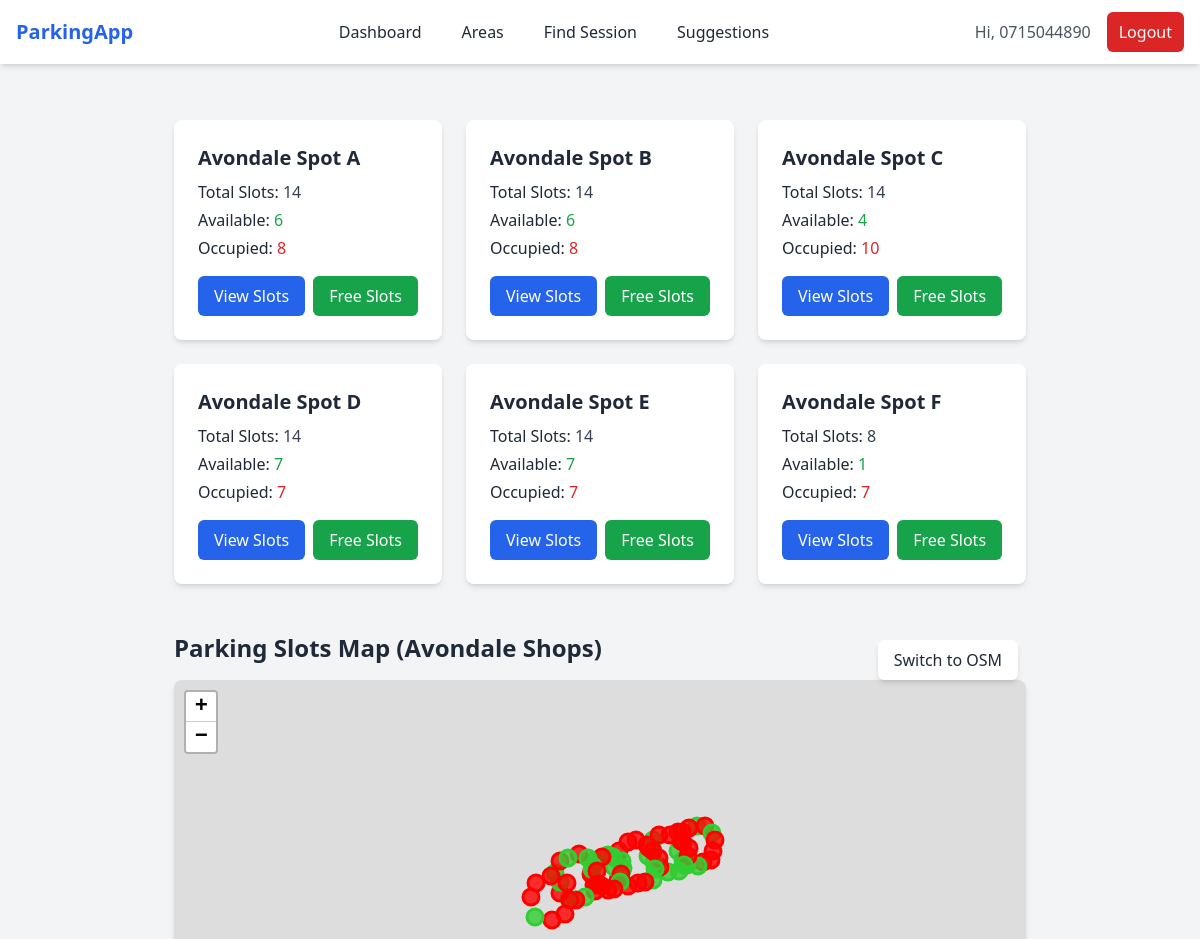
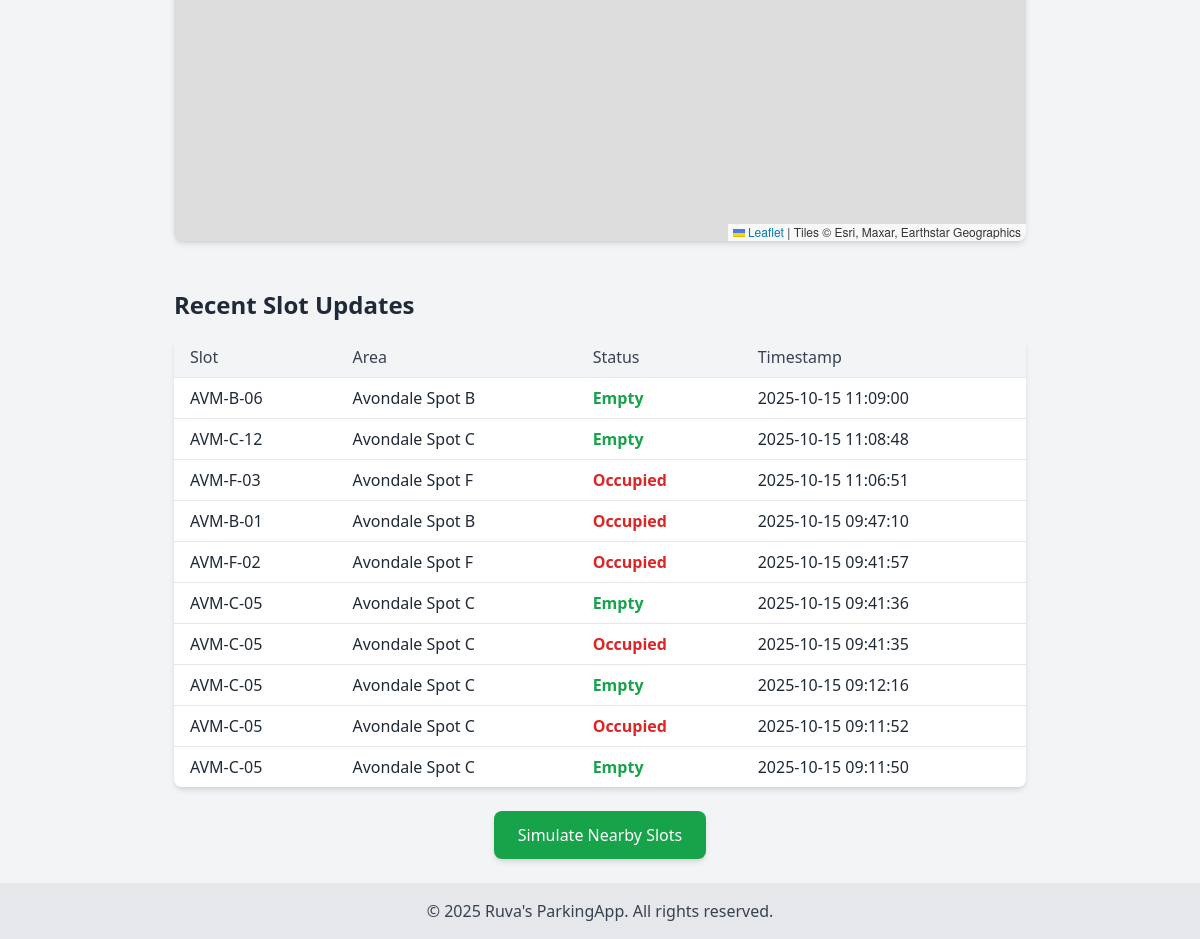
The app's page / (signed in) with its own data (2 pictures, top to bottom).
### parking/models.py (models this page shows, shortened)
class UserProfile(models.Model):
    phone_number = models.CharField(max_length=20, unique=True)
    name = models.CharField(max_length=100, blank=True, null=True)
    created_at = models.DateTimeField(auto_now_add=True)

class ParkingArea(models.Model):
    name = models.CharField(max_length=100, unique=True, verbose_name="Area Name")
    total_capacity = models.IntegerField(default=0)
    area_type = models.CharField(
        max_length=50,
        choices=[('street','Street'), ('garage','Garage'), ('lot','Lot')]
    )
    boundary = models.JSONField(blank=True, null=True, help_text="List of coordinates defining area boundary")
    occupied_count = models.IntegerField(default=0)
    class Meta:
        verbose_name = "Parking Area"
        verbose_name_plural = "Parking Areas"
    @property
    def occupied_slots_count(self):
        latest_status = SlotStatus.objects.filter(slot=OuterRef('pk')).order_by('-timestamp')
        return self.slots.annotate(
            latest_occupied=Subquery(latest_status.values('is_occupied')[:1])
        ).filter(latest_occupied=True).count()
    @property
    def available_slots_count(self):
        return self.total_capacity - self.occupied_slots_count

class SlotStatus(models.Model):
    slot = models.ForeignKey(ParkingSlot, on_delete=models.CASCADE, related_name='statuses')
    is_occupied = models.BooleanField()
    timestamp = models.DateTimeField(default=timezone.now)
    sensor = models.ForeignKey(Sensor, on_delete=models.SET_NULL, null=True, blank=True, related_name='statuses')
    class Meta:
        verbose_name = "Slot Status"
        verbose_name_plural = "Slot Statuses"
        ordering = ['-timestamp']

class ParkingSlot(models.Model):
    slot_id = models.CharField(max_length=20, verbose_name="Slot ID")
    area = models.ForeignKey(ParkingArea, on_delete=models.CASCADE, related_name='slots')
    level = models.ForeignKey(GarageLevel, on_delete=models.CASCADE, related_name='slots', null=True, blank=True)
    latitude = models.DecimalField(max_digits=9, decimal_places=6, blank=True, null=True)
    longitude = models.DecimalField(max_digits=9, decimal_places=6, blank=True, null=True)
    is_handicapped = models.BooleanField(default=False)
    reserved_for = models.CharField(max_length=50, blank=True, null=True)
    class Meta:
        verbose_name = "Parking Slot"
        verbose_name_plural = "Parking Slots"
        unique_together = ('slot_id', 'area')
    @property
    def latest_status(self):
        return self.statuses.order_by('-timestamp').first()

### parking/views.py (the view)
# urls.py: path('', views.index, name='index'),  # default landing page (dashboard)
@login_required_phone
def index(request):
    areas = ParkingArea.objects.prefetch_related('slots', 'slots__statuses').all()
    recent_statuses = SlotStatus.objects.order_by('-timestamp')[:10]
    user_obj = None
    user_id = request.session.get('user_id')
    if user_id:
        try:
            user_obj = UserProfile.objects.get(pk=user_id)
        except UserProfile.DoesNotExist:
            request.session.flush()
    user_sessions = ParkingSession.objects.filter(user=user_obj, end_time__isnull=True) if user_obj else []
    return render(request, 'parking/index.html', {
        'areas': areas,
        'recent_statuses': recent_statuses,
        'user_sessions': user_sessions,
    })

### parking/context_processors.py (called while the page is built)
def current_user(request):
    user_obj = None
    user_id = request.session.get('user_id')
    if user_id:
        try:
            user_obj = UserProfile.objects.get(pk=user_id)
        except UserProfile.DoesNotExist:
            request.session.flush()
    return {'user_obj': user_obj}

### templates/parking/index.html (shortened to what this page needs)
{% extends "base.html" %}
{% load static %}
{% block content %}
<section class="mt-8 grid grid-cols-1 md:grid-cols-3 gap-6">
    {% for area in areas %}
    <div class="bg-white shadow-md rounded-lg p-6 transition hover:shadow-xl hover:scale-105">
        <h2 class="text-xl font-semibold mb-2 text-gray-800">{{ area.name }}</h2>
        <div class="flex flex-col gap-1">
            <p>Total Slots: <span class="font-medium text-gray-700">{{ area.total_capacity }}</span></p>
            <p>Available: <span class="font-medium text-green-600">{{ area.available_slots_count }}</span></p>
            <p>Occupied: <span class="font-medium text-red-600">{{ area.occupied_slots_count }}</span></p>
        </div>
        <div class="mt-4 flex gap-2">
            <a href="{% url 'parking_area_detail' area.id %}" class="bg-blue-600 text-white px-4 py-2 rounded-md hover:bg-blue-700 transition">View Slots</a>
            <a href="{% url 'find_free_slots' area.id %}" class="bg-green-600 text-white px-4 py-2 rounded-md hover:bg-green-700 transition">Free Slots</a>
        </div>
    </div>
    {% empty %}
    <p class="text-center text-gray-500">No parking areas found.</p>
    {% endfor %}
</section>
<section class="mt-12 relative">
    <h2 class="text-2xl font-bold mb-4 text-gray-800">Parking Slots Map (Avondale Shops)</h2>
    <button id="toggle-map-btn"
        class="absolute z-50 top-2 right-2 bg-white shadow-md px-4 py-2 rounded-md hover:bg-gray-100 transition">
        Switch to OSM
    </button>
    <div id="map" class="w-full h-[500px] rounded-lg shadow-md"></div>
</section>
<section class="mt-12">
    <h2 class="text-2xl font-bold mb-4 text-gray-800">Recent Slot Updates</h2>
    <div class="overflow-x-auto rounded-lg shadow-md">
        <table class="min-w-full bg-white divide-y divide-gray-200">
            <thead class="bg-gray-100">
                <tr>
                    <th class="px-4 py-2 text-left text-gray-700 font-medium">Slot</th>
                    <th class="px-4 py-2 text-left text-gray-700 font-medium">Area</th>
                    <th class="px-4 py-2 text-left text-gray-700 font-medium">Status</th>
                    <th class="px-4 py-2 text-left text-gray-700 font-medium">Timestamp</th>
                </tr>
            </thead>
            <tbody class="divide-y divide-gray-200">
                {% for status in recent_statuses %}
                <tr class="hover:bg-gray-50">
                    <td class="px-4 py-2">{{ status.slot.slot_id }}</td>
                    <td class="px-4 py-2">{{ status.slot.area.name }}</td>
                    <td class="px-4 py-2">
                        {% if status.is_occupied %}
                        <span class="text-red-600 font-semibold">Occupied</span>
                        {% else %}
                        <span class="text-green-600 font-semibold">Empty</span>
                        {% endif %}
                    </td>
                    <td class="px-4 py-2">{{ status.timestamp|date:"Y-m-d H:i:s" }}</td>
                </tr>
                {% empty %}
                <tr>
                    <td colspan="4" class="px-4 py-4 text-center text-gray-500">No recent updates</td>
                </tr>
                {% endfor %}
            </tbody>
        </table>
    </div>
</section>
<div class="mt-6 text-center">
    <button id="simulate-btn" class="bg-green-600 text-white px-6 py-3 rounded-lg hover:bg-green-700 transition shadow-md hover:shadow-lg">
        Simulate Nearby Slots
    </button>
</div>
<link rel="stylesheet" href="https://unpkg.com/leaflet@1.9.4/dist/leaflet.css" />
{% endblock %}

### templates/base.html (shortened to what this page needs)
<!DOCTYPE html>
<html lang="en">
<head>
    <script src="https://cdn.tailwindcss.com"></script>
</head>
<body class="bg-gray-100 text-gray-800 flex flex-col min-h-screen">
<nav class="bg-white shadow-md">
    <div class="max-w-7xl mx-auto px-4">
        <div class="flex justify-between h-16 items-center">
            <div class="flex-shrink-0">
                <a href="{% url 'index' %}" class="text-xl font-bold text-blue-600">ParkingApp</a>
            </div>
            <div class="hidden md:flex space-x-4 items-center">
                <a href="{% url 'index' %}" class="px-3 py-2 rounded-md hover:bg-gray-200">Dashboard</a>
                <a href="{% url 'parking_area_list' %}" class="px-3 py-2 rounded-md hover:bg-gray-200">Areas</a>
                <a href="{% url 'find_by_phone' %}" class="px-3 py-2 rounded-md hover:bg-gray-200">Find Session</a>
                <a href="{% url 'suggestion_box' %}" class="px-3 py-2 rounded-md hover:bg-gray-200">Suggestions</a>
            </div>
            <div class="flex items-center space-x-4">
                {% if user_obj %}
                    <span class="text-gray-600">Hi, {{ user_obj.phone_number }}</span>
                    <a href="{% url 'logout' %}" class="px-3 py-2 bg-red-600 text-white rounded-md hover:bg-red-700">Logout</a>
                {% else %}
                    <a href="{% url 'login_with_phone' %}" class="px-3 py-2 bg-blue-600 text-white rounded-md hover:bg-blue-700">Login</a>
                {% endif %}
            </div>
        </div>
    </div>
</nav>
<main class="flex-1 max-w-7xl mx-auto px-4 py-6">
    {% block content %}{% endblock %}
</main>
<footer class="bg-gray-200 text-gray-700 py-4 text-center mt-auto">
    &copy; {% now "Y" %} Ruva's ParkingApp. All rights reserved.
</footer>
</body>
</html>

### records on screen
UserProfile: phone_number "0715044890"
ParkingArea: name "Avondale Spot A", total_capacity "14", available_slots_count "6", occupied_slots_count "8"
ParkingArea: name "Avondale Spot B", total_capacity "14", available_slots_count "6", occupied_slots_count "8"
ParkingArea: name "Avondale Spot C", total_capacity "14", available_slots_count "4", occupied_slots_count "10"
ParkingArea: name "Avondale Spot D", total_capacity "14", available_slots_count "7", occupied_slots_count "7"
ParkingArea: name "Avondale Spot E", total_capacity "14", available_slots_count "7", occupied_slots_count "7"
ParkingArea: name "Avondale Spot F", total_capacity "8", available_slots_count "1", occupied_slots_count "7"
SlotStatus: slot.slot_id "AVM-B-06", slot.area.name "Avondale Spot B", is_occupied "Empty", timestamp "2025-10-15 11:09:00"
SlotStatus: slot.slot_id "AVM-C-12", slot.area.name "Avondale Spot C", is_occupied "Empty", timestamp "2025-10-15 11:08:48"
SlotStatus: slot.slot_id "AVM-F-03", slot.area.name "Avondale Spot F", is_occupied "Occupied", timestamp "2025-10-15 11:06:51"
SlotStatus: slot.slot_id "AVM-B-01", slot.area.name "Avondale Spot B", is_occupied "Occupied", timestamp "2025-10-15 09:47:10"
SlotStatus: slot.slot_id "AVM-F-02", slot.area.name "Avondale Spot F", is_occupied "Occupied", timestamp "2025-10-15 09:41:57"
SlotStatus: slot.slot_id "AVM-C-05", slot.area.name "Avondale Spot C", is_occupied "Empty", timestamp "2025-10-15 09:41:36"
SlotStatus: slot.slot_id "AVM-C-05", slot.area.name "Avondale Spot C", is_occupied "Occupied", timestamp "2025-10-15 09:41:35"
SlotStatus: slot.slot_id "AVM-C-05", slot.area.name "Avondale Spot C", is_occupied "Empty", timestamp "2025-10-15 09:12:16"
SlotStatus: slot.slot_id "AVM-C-05", slot.area.name "Avondale Spot C", is_occupied "Occupied", timestamp "2025-10-15 09:11:52"
SlotStatus: slot.slot_id "AVM-C-05", slot.area.name "Avondale Spot C", is_occupied "Empty", timestamp "2025-10-15 09:11:50"
